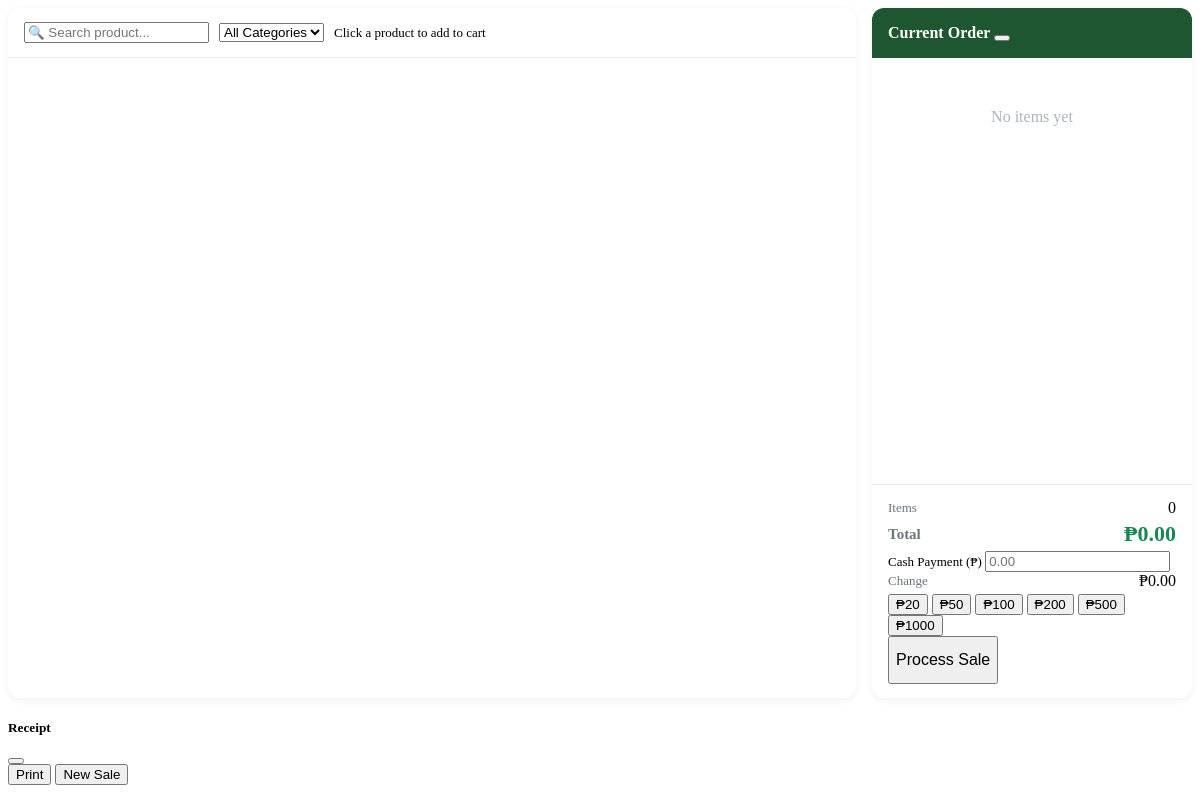
Before: /SARI-SARI_STORE/View/cashier.php with the older database file.
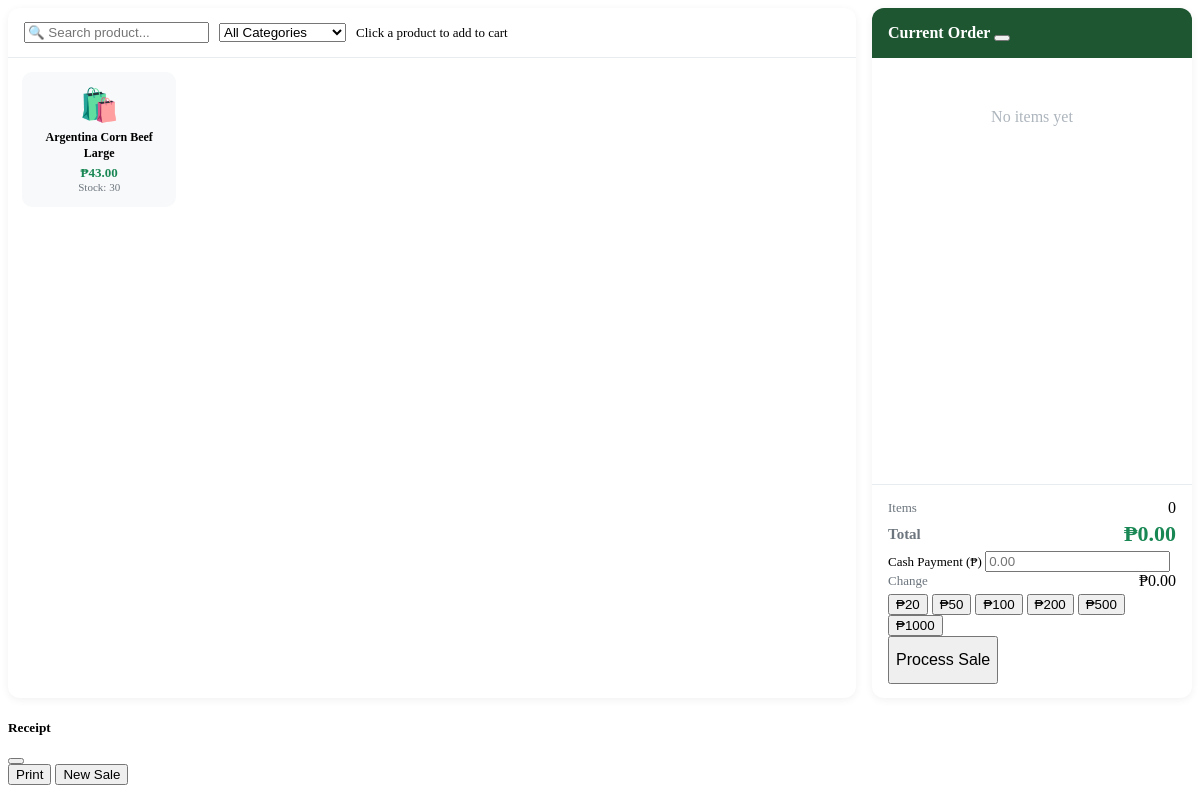
After: the same page with the newer database file.
### tables this page shows
CREATE TABLE `products` (
  `product_id` int(11) NOT NULL,
  `category_id` int(11) NOT NULL,
  `product_name` varchar(100) NOT NULL,
  `barcode` varchar(100) DEFAULT NULL,
  `description` text DEFAULT NULL,
  `selling_price` decimal(10,2) NOT NULL,
  `cost_price` decimal(10,2) NOT NULL,
  `image` varchar(255) DEFAULT NULL,
  `status` enum('Available','Unavailable') DEFAULT 'Available',
  `created_at` timestamp NOT NULL DEFAULT current_timestamp(),
  `updated_at` datetime DEFAULT current_timestamp() ON UPDATE current_timestamp(),
  `added_by` int(11) NOT NULL
);

### SARI-SARI_STORE/View/cashier.php (the view, shortened to what this page needs)
<?php
require_once '../Model/database.php';
$products = mysqli_query($conn,"
    SELECT
        p.product_id,
        p.product_name,
        p.selling_price,
        p.image,
        c.category_name,
        IFNULL(i.quantity, 0) AS stock
    FROM products p
    LEFT JOIN categories c ON p.category_id = c.category_id
    LEFT JOIN inventory i ON p.product_id = i.product_id
    WHERE p.status = 'Available'
    ORDER BY p.product_name ASC
");
$productList = [];
while($row = mysqli_fetch_assoc($products)){
    $productList[] = $row;
}
?>
<div class="cashier-wrap">
    <div class="product-panel">
        <div class="product-panel-header">
            <input type="text" class="form-control form-control-sm"
                   id="productSearch" placeholder="🔍 Search product..."
                   oninput="filterProducts()" style="max-width:200px">
            <select class="form-select form-select-sm" id="categoryFilter"
                    onchange="filterProducts()" style="max-width:180px">
                <option value="">All Categories</option>
            </select>
            <span class="text-muted ms-auto" style="font-size:13px">
                Click a product to add to cart
            </span>
        </div>
        <div class="product-grid" id="productGrid">
            <?php foreach($productList as $p){ ?>
            <div class="product-item <?= $p['stock'] <= 0 ? 'out-of-stock' : ''; ?>"
                 data-id="<?= $p['product_id']; ?>"
                 data-name="<?= htmlspecialchars($p['product_name']); ?>"
                 data-price="<?= $p['selling_price']; ?>"
                 data-stock="<?= $p['stock']; ?>"
                 data-category="<?= $p['category_id'] ?? ''; ?>"
                 onclick="addToCart(this)">
                <div class="prod-icon">🛍️</div>
                <div class="prod-name"><?= htmlspecialchars($p['product_name']); ?></div>
                <div class="prod-price">₱<?= number_format($p['selling_price'], 2); ?></div>
                <div class="prod-stock">
                    <?= $p['stock'] > 0 ? 'Stock: ' . $p['stock'] : 'Out of Stock'; ?>
                </div>
            </div>
            <?php } ?>
        </div>
    </div>
    <div class="cart-panel">
        <div class="cart-header">
            <i class="bi bi-cart3 me-2"></i>Current Order
            <button class="btn btn-sm btn-outline-light float-end"
                    onclick="clearCart()" title="Clear Cart">
            </button>
        </div>
        <div class="cart-items" id="cartItems">
            <div class="empty-cart" id="emptyCart">
                No items yet
            </div>
        </div>
        <div class="cart-footer">
            <div class="total-row">
                <span class="total-label">Items</span>
                <span id="totalItems" class="fw-semibold">0</span>
            </div>
            <div class="total-row mb-3">
                <span class="total-label" style="font-size:15px;font-weight:600;">Total</span>
                <span class="total-amount">₱<span id="totalAmount">0.00</span></span>
            </div>
            <div class="mb-3">
                <label class="form-label fw-semibold" style="font-size:13px;">
                    Cash Payment (₱)
                </label>
                <input type="number" class="form-control" id="paymentInput"
                       placeholder="0.00" min="0" step="0.01"
                       oninput="updateChange()">
            </div>
            <div class="total-row mb-3">
                <span class="total-label">Change</span>
                <span id="changeAmount" class="fw-bold text-success">₱0.00</span>
            </div>
            <div class="d-flex gap-1 flex-wrap mb-3">
                <?php foreach([20,50,100,200,500,1000] as $bill){ ?>
                <button class="btn btn-sm btn-outline-secondary"
                        onclick="setPayment(<?= $bill; ?>)">
                    ₱<?= $bill; ?>
                </button>
                <?php } ?>
            </div>
            <button class="btn btn-success w-100 fw-bold"
                    style="height:48px;font-size:16px;"
                    onclick="processSale()">
                <i class="bi bi-check-circle me-2"></i>Process Sale
            </button>
        </div>
    </div>
</div>
<div class="modal fade" id="receiptModal" tabindex="-1">
    <div class="modal-dialog modal-sm">
        <div class="modal-content">
            <div class="modal-header bg-success text-white">
                <h5 class="modal-title"><i class="bi bi-receipt me-2"></i>Receipt</h5>
                <button type="button" class="btn-close btn-close-white" data-bs-dismiss="modal"></button>
            </div>
            <div class="modal-footer">
                <button class="btn btn-outline-secondary btn-sm" onclick="window.print()">
                    <i class="bi bi-printer me-1"></i>Print
                </button>
                <button class="btn btn-success btn-sm" onclick="newTransaction()">
                    <i class="bi bi-plus me-1"></i>New Sale
                </button>
            </div>
        </div>
    </div>
</div>

Changed rows visible on the page:
added products: product_name "Argentina Corn Beef Large", selling_price "43.00", stock "30"
